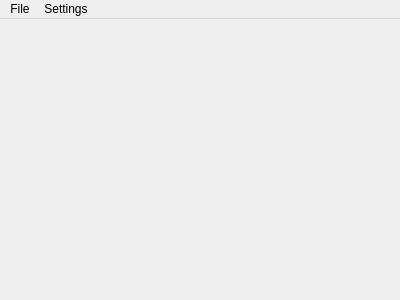
<?xml version="1.0" encoding="UTF-8"?>
<ui version="4.0">
 <class>MainWindow</class>
 <widget class="QMainWindow" name="MainWindow">
  <property name="geometry">
   <rect>
    <x>0</x>
    <y>0</y>
    <width>400</width>
    <height>300</height>
   </rect>
  </property>
  <property name="windowTitle">
   <string>Celeste Editor</string>
  </property>
  <widget class="QWidget" name="centralWidget">
   <widget class="QLabel" name="label">
    <property name="geometry">
     <rect>
      <x>0</x>
      <y>0</y>
      <width>391</width>
      <height>271</height>
     </rect>
    </property>
    <property name="text">
     <string/>
    </property>
   </widget>
  </widget>
  <widget class="QMenuBar" name="menuBar">
   <property name="geometry">
    <rect>
     <x>0</x>
     <y>0</y>
     <width>400</width>
     <height>20</height>
    </rect>
   </property>
   <widget class="QMenu" name="menuSettings">
    <property name="title">
     <string>Settings</string>
    </property>
   </widget>
   <widget class="QMenu" name="menua">
    <property name="title">
     <string>File</string>
    </property>
    <addaction name="actionSave"/>
    <addaction name="actionLoad"/>
   </widget>
   <addaction name="menua"/>
   <addaction name="menuSettings"/>
  </widget>
  <action name="actionSave">
   <property name="text">
    <string>Save</string>
   </property>
  </action>
  <action name="actionLoad">
   <property name="text">
    <string>Load</string>
   </property>
  </action>
 </widget>
 <layoutdefault spacing="6" margin="11"/>
 <resources/>
 <connections/>
</ui>
